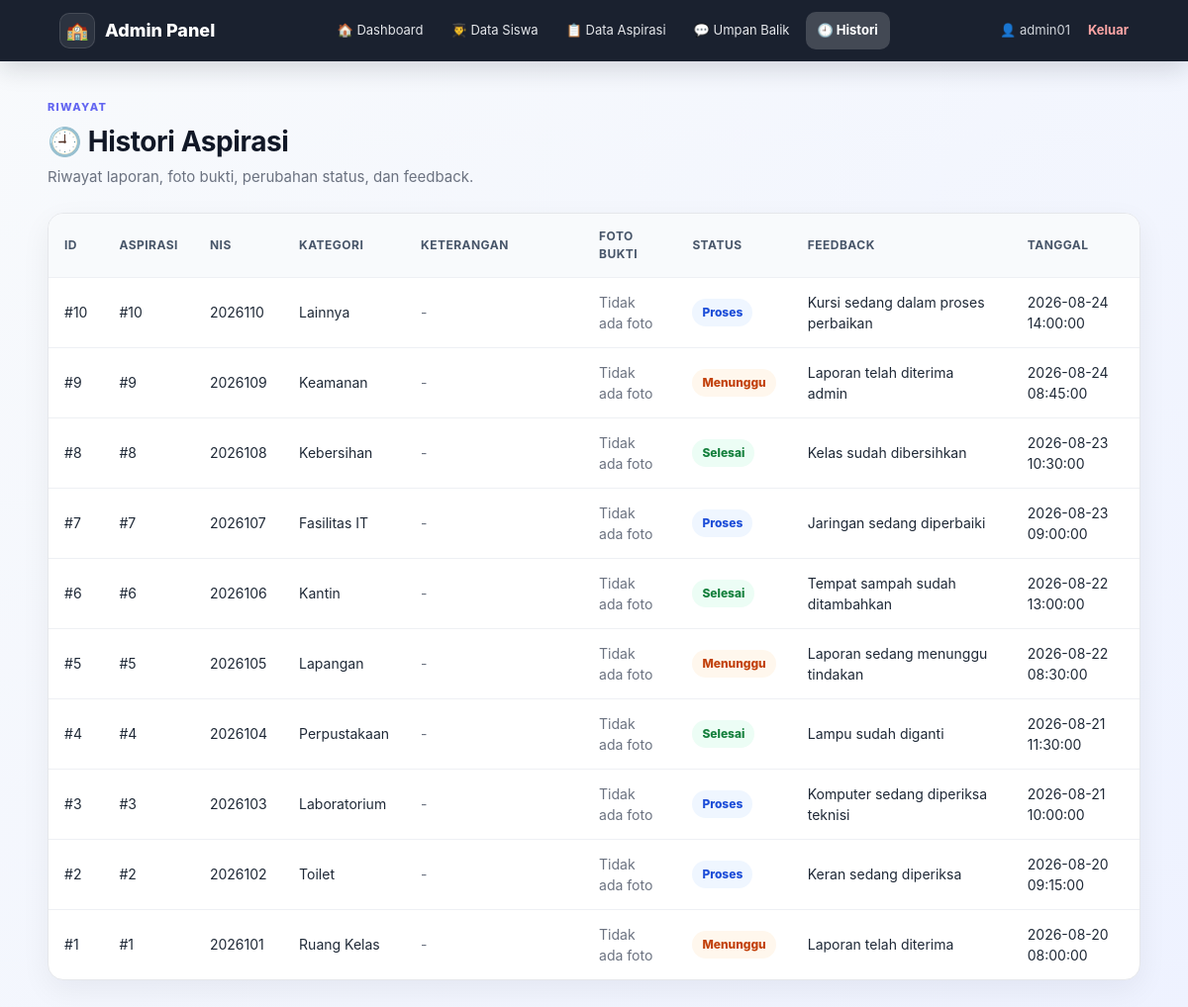
/VIEW/SISWA/v_HistoryAspirasiSiswa.php (signed in), run on the app's committed database.
### tables this page shows
CREATE TABLE `histori` (
  `id_histori` int(5) NOT NULL,
  `id_aspirasi` int(5) NOT NULL,
  `status` enum('Menunggu','Proses','Selesai') NOT NULL,
  `feedback` varchar(255) DEFAULT NULL,
  `tanggal` datetime NOT NULL
);

CREATE TABLE `aspirasi` (
  `id_aspirasi` int(5) NOT NULL,
  `nis` int(10) NOT NULL,
  `id_admin` int(5) DEFAULT NULL,
  `status` enum('Menunggu','Proses','Selesai') NOT NULL DEFAULT 'Menunggu',
  `id_kategori` int(5) NOT NULL,
  `feedback` varchar(255) DEFAULT NULL,
  `foto` varchar(255) DEFAULT NULL,
  `keterangan` text DEFAULT NULL
);

CREATE TABLE `kategori` (
  `id_kategori` int(5) NOT NULL,
  `ket_kategori` varchar(30) NOT NULL
);

### MODEL/config.php (called while the page is built)
<?php
return [
    'host'     => 'sql312.infinityfree.com',
    'username' => 'if0_43450748',
    'password' => 'iUnXVzwah8q6ml',
    'database' => 'if0_43450748_sarpas_final',
    'port'     => 3306,
    'charset'  => 'utf8mb4',
];

### MODEL/m_koneksi.php (called while the page is built, shortened)
<?php
class Koneksi
{
    public function __construct()
    {
        $config = require __DIR__ . '/config.php';
        $host = (string) ($config['host'] ?? 'localhost');
        $username = (string) ($config['username'] ?? 'root');
        $password = (string) ($config['password'] ?? '');
        $database = (string) ($config['database'] ?? 'sarpras');
        $port = isset($config['port']) ? (int) $config['port'] : 3306;
        $db = @new mysqli($host, $username, $password, $database, $port);
        $charset = (string) ($config['charset'] ?? 'utf8mb4');
        $this->koneksi = $db;
    }
}

### MODEL/m_histori.php (called while the page is built, shortened)
<?php
require_once __DIR__ . '/m_koneksi.php';
class Histori
{
    private mysqli $db;
    public function __construct()
    {
        $this->db = (new Koneksi())->koneksi;
    }
    public function getAll(): array
    {
        $sql = "SELECT
                    h.id_histori,
                    h.id_aspirasi,
                    a.nis,
                    s.kelas,
                    a.id_kategori,
                    k.ket_kategori,
                    a.foto,
                    a.keterangan,
                    h.status,
                    h.feedback,
                    h.tanggal
                FROM histori h
                JOIN aspirasi a
                    ON h.id_aspirasi = a.id_aspirasi
                JOIN siswa s
                    ON a.nis = s.nis
                JOIN kategori k
                    ON a.id_kategori = k.id_kategori
                ORDER BY
                    h.tanggal DESC,
                    h.id_histori DESC";
        $r = $this->db->query($sql);
        return $r
            ? $r->fetch_all(MYSQLI_ASSOC)
            : [];
    }
}

### VIEW/SISWA/v_HistoryAspirasiSiswa.php (the view, shortened to what this page needs)
<?php
require_once __DIR__ . '/../../MODEL/m_histori.php';
require_once __DIR__ . '/../../template/layout.php';
$h = new Histori();
$isAdmin = isset($_SESSION['admin']);
$data = $isAdmin ? $h->getAll() : $h->getBySiswa((int) $_SESSION['nis']);
renderHead('Histori Aspirasi');
renderNavbar($isAdmin ? 'admin' : 'siswa', 'histori');
?>
<main>
    <div class="page-head">
        <div>
            <span class="eyebrow">Riwayat</span>
            <h1>🕘 Histori Aspirasi</h1>
            <p>Riwayat laporan, foto bukti, perubahan status, dan feedback.</p>
        </div>
    </div>
    <section class="table-card">
        <div class="table-wrap">
            <table>
                <thead>
                    <tr>
                        <th>ID</th>
                        <th>Aspirasi</th>
                        <th>NIS</th>
                        <th>Kategori</th>
                        <th>Keterangan</th>
                        <th>Foto Bukti</th>
                        <th>Status</th>
                        <th>Feedback</th>
                        <th>Tanggal</th>
                    </tr>
                </thead>
                <tbody>
                <?php foreach ($data as $r): ?>
                    <tr>
                        <td>#<?= (int) $r['id_histori'] ?></td>
                        <td>#<?= (int) $r['id_aspirasi'] ?></td>
                        <td><?= e($r['nis']) ?></td>
                        <td><?= e($r['ket_kategori'] ?? '-') ?></td>
                        <td class="td-note"><?= !empty($r['keterangan']) ? nl2br(e($r['keterangan'])) : '<span class="muted">-</span>' ?></td>
                        <td>
                            <?php if (!empty($r['foto'])): ?>
                                <a class="thumb-link" href="../../ASSETS/GAMBAR/<?= rawurlencode($r['foto']) ?>" target="_blank" title="Klik untuk melihat foto">
                                    <img class="thumb" src="../../ASSETS/GAMBAR/<?= rawurlencode($r['foto']) ?>" alt="Bukti kerusakan">
                                    <small>Klik foto</small>
                                </a>
                            <?php else: ?>
                                <span class="muted">Tidak ada foto</span>
                            <?php endif; ?>
                        </td>
                        <td><?= badgeStatus($r['status']) ?></td>
                        <td class="td-note"><?= e($r['feedback'] ?? '-') ?></td>
                        <td><?= e($r['tanggal']) ?></td>
                    </tr>
                <?php endforeach; ?>
                </tbody>
            </table>
        </div>
    </section>
</main>
<?php renderFoot(); ?>

### template/layout.php (shortened to what this page needs)
<?php
function e($value): string
{
    return htmlspecialchars((string) $value, ENT_QUOTES, 'UTF-8');
}
function appRoot(): string
{
    return rtrim(dirname(dirname(dirname($_SERVER['SCRIPT_NAME']))), '/');
}
function menuNavigasi(string $role): array
{
    $view = appRoot() . '/VIEW';
    if ($role === 'admin') {
        return [
            'dashboard' => ['🏠 Dashboard',     $view . '/ADMIN/v_dasbord_admin.php'],
            'siswa'     => ['👨‍🎓 Data Siswa',   $view . '/ADMIN/v_DaftarSiswa.php'],
            'aspirasi'  => ['📋 Data Aspirasi', $view . '/ADMIN/v_DataAspirasi.php'],
            'umpan'     => ['💬 Umpan Balik',   $view . '/ADMIN/UmpanBalik.php'],
            'histori'   => ['🕘 Histori',       $view . '/SISWA/v_HistoryAspirasiSiswa.php'],
        ];
    }
    return [
        'dashboard' => ['🏠 Dashboard',      $view . '/SISWA/dasbord_siswa.php'],
        'kirim'     => ['➕ Kirim Aspirasi', $view . '/SISWA/v_form_aspirasi.php'],
        'laporan'   => ['📋 Aspirasi Saya',  $view . '/SISWA/daftar_laporan.php'],
        'histori'   => ['🕘 Histori',        $view . '/SISWA/v_HistoryAspirasiSiswa.php'],
        'profil'    => ['👤 Profil',         $view . '/SISWA/profil_siswa.php'],
    ];
}
function renderHead(string $judul, string $kelasBody = ''): void
{
    $app = appRoot();
    ?>
<!doctype html>
<html lang="id">
<head>
    <link rel="stylesheet" href="<?= e($app) ?>/ASSETS/modern.css">
</head>
<body<?= $kelasBody !== '' ? ' class="' . e($kelasBody) . '"' : '' ?>>
<?php
}
function renderNavbar(string $role, string $aktif): void
{
    $menu = menuNavigasi($role);
    $brand = $role === 'admin' ? 'Admin Panel' : 'Siswa Panel';
    $beranda = $menu['dashboard'][1];
    $logout = appRoot() . '/CONTROLLER/c_auth.php?logout=1';
    if ($role === 'admin') {
        $info = '👤 ' . ($_SESSION['username'] ?? 'Admin');
    } else {
        $info = '🎓 NIS ' . ($_SESSION['nis'] ?? '-') . ' · ' . ($_SESSION['kelas'] ?? '-');
    }
    ?>
<header class="navbar">
    <a class="nav-brand" href="<?= e($beranda) ?>">
        <span class="brand-icon">🏫</span>
        <span><?= e($brand) ?></span>
    </a>
    <nav>
        <ul class="nav-menu">
            <?php foreach ($menu as $kunci => [$label, $url]): ?>
                <li>
                    <a href="<?= e($url) ?>" class="<?= $kunci === $aktif ? 'active' : '' ?>"><?= e($label) ?></a>
                </li>
            <?php endforeach; ?>
        </ul>
    </nav>
    <div class="nav-user">
        <span><?= e($info) ?></span>
        <a class="logout-link" href="<?= e($logout) ?>">Keluar</a>
    </div>
</header>
    <?php
}
function renderFoot(): void
{
    echo "</body>\n</html>\n";
}
function badgeStatus(string $status): string
{
    $kelas = match (strtolower($status)) {
        'proses'  => 'badge-proses',
        'selesai' => 'badge-selesai',
        default   => 'badge-menunggu',
    };
    return '<span class="badge ' . $kelas . '">' . e($status) . '</span>';
}

### ASSETS/modern.css (style rules this page uses)
:root { --primary: #4f46e5; --primary-2: #7c3aed; --ink: #111827; --text: #1f2937; --muted: #6b7280; --line: #e5e7eb; --line-soft: #eef0f4; --surface: #ffffff; --ok: #15803d; --ok-bg: #f0fdf4; --ok-line: #bbf7d0; --err: #b91c1c; --err-bg: #fef2f2; --err-line: #fecaca; --radius: 16px; --shadow: 0 10px 30px rgba(17, 24, 39, .06); }
*, *::before, *::after { box-sizing: border-box; }
html { scroll-behavior: smooth; -webkit-text-size-adjust: 100%; }
body { margin: 0; min-height: 100vh; font-family: Inter, "Segoe UI", system-ui, Arial, sans-serif; font-size: 15px; line-height: 1.5; color: var(--text); background: linear-gradient(135deg, #f8fafc, #eef2ff); }
a { color: inherit; }
.navbar { position: sticky; top: 0; z-index: 20; display: flex; flex-wrap: wrap; align-items: center; gap: 18px; padding: 12px 5%; color: #fff; background: rgba(17, 24, 39, .96); backdrop-filter: blur(12px); box-shadow: 0 8px 25px rgba(17, 24, 39, .15); }
.nav-brand { display: flex; align-items: center; gap: 10px; font-size: 18px; font-weight: 800; color: #fff; text-decoration: none; white-space: nowrap; }
.brand-icon { display: grid; place-items: center; width: 36px; height: 36px; border-radius: 10px; background: rgba(255, 255, 255, .08); border: 1px solid rgba(255, 255, 255, .12); }
.navbar nav { flex: 1; min-width: 0; }
.nav-menu { display: flex; flex-wrap: wrap; justify-content: center; gap: 4px; margin: 0; padding: 0; list-style: none; }
.nav-menu a { display: block; padding: 9px 12px; border-radius: 10px; font-size: 13px; color: #e5e7eb; text-decoration: none; transition: background .2s, color .2s; }
.nav-menu a.active { background: rgba(255, 255, 255, .18); color: #fff; font-weight: 700; }
.nav-user { display: flex; align-items: center; gap: 10px; font-size: 13px; color: #d1d5db; white-space: nowrap; }
.logout-link { margin-left: 8px; font-weight: 700; color: #fca5a5; text-decoration: none; }
main { width: min(1180px, 92%); margin: 34px auto 60px; }
.page-head { display: flex; flex-wrap: wrap; justify-content: space-between; align-items: flex-end; gap: 20px; margin-bottom: 24px; }
.page-head h1 { margin: 0 0 4px; font-size: 28px; letter-spacing: -.4px; color: var(--ink); }
.page-head p { margin: 0; color: var(--muted); }
.eyebrow { display: inline-block; margin-bottom: 6px; font-size: 11px; font-weight: 800; letter-spacing: .12em; text-transform: uppercase; color: #6366f1; }
.table-card { overflow: hidden; background: var(--surface); border: 1px solid var(--line); border-radius: var(--radius); box-shadow: var(--shadow); }
.table-wrap { overflow-x: auto; }
table { width: 100%; min-width: 720px; border-collapse: collapse; }
th, td { padding: 14px 16px; text-align: left; vertical-align: middle; font-size: 14px; border-bottom: 1px solid var(--line-soft); }
th { font-size: 12px; text-transform: uppercase; letter-spacing: .04em; color: #475569; background: #f8fafc; }
tbody tr:last-child td { border-bottom: 0; }
.td-note { min-width: 180px; }
.badge { display: inline-flex; padding: 5px 10px; border-radius: 999px; font-size: 12px; font-weight: 800; white-space: nowrap; }
.badge-menunggu { background: #fff7ed; color: #c2410c; }
.badge-proses { background: #eff6ff; color: #1d4ed8; }
.badge-selesai { background: #ecfdf5; color: #15803d; }
.muted { color: var(--muted); }

### data on the page
histori: id_histori "10", id_aspirasi "10", id_aspirasi.nis "2026110", kategori.ket_kategori "Lainnya", status "Proses", feedback "Kursi sedang dalam proses perbaikan", tanggal "2026-08-24 14:00:00"
histori: id_histori "9", id_aspirasi "9", id_aspirasi.nis "2026109", kategori.ket_kategori "Keamanan", status "Menunggu", feedback "Laporan telah diterima admin", tanggal "2026-08-24 08:45:00"
histori: id_histori "8", id_aspirasi "8", id_aspirasi.nis "2026108", kategori.ket_kategori "Kebersihan", status "Selesai", feedback "Kelas sudah dibersihkan", tanggal "2026-08-23 10:30:00"
histori: id_histori "7", id_aspirasi "7", id_aspirasi.nis "2026107", kategori.ket_kategori "Fasilitas IT", status "Proses", feedback "Jaringan sedang diperbaiki", tanggal "2026-08-23 09:00:00"
histori: id_histori "6", id_aspirasi "6", id_aspirasi.nis "2026106", kategori.ket_kategori "Kantin", status "Selesai", feedback "Tempat sampah sudah ditambahkan", tanggal "2026-08-22 13:00:00"
histori: id_histori "5", id_aspirasi "5", id_aspirasi.nis "2026105", kategori.ket_kategori "Lapangan", status "Menunggu", feedback "Laporan sedang menunggu tindakan", tanggal "2026-08-22 08:30:00"
histori: id_histori "4", id_aspirasi "4", id_aspirasi.nis "2026104", kategori.ket_kategori "Perpustakaan", status "Selesai", feedback "Lampu sudah diganti", tanggal "2026-08-21 11:30:00"
histori: id_histori "3", id_aspirasi "3", id_aspirasi.nis "2026103", kategori.ket_kategori "Laboratorium", status "Proses", feedback "Komputer sedang diperiksa teknisi", tanggal "2026-08-21 10:00:00"
histori: id_histori "2", id_aspirasi "2", id_aspirasi.nis "2026102", kategori.ket_kategori "Toilet", status "Proses", feedback "Keran sedang diperiksa", tanggal "2026-08-20 09:15:00"
histori: id_histori "1", id_aspirasi "1", id_aspirasi.nis "2026101", kategori.ket_kategori "Ruang Kelas", status "Menunggu", feedback "Laporan telah diterima", tanggal "2026-08-20 08:00:00"

### other printed values
$brand "Admin Panel"
$label "🏠 Dashboard"
$label "👨‍🎓 Data Siswa"
$label "📋 Data Aspirasi"
$label "💬 Umpan Balik"
$label "🕘 Histori"
$info "👤 admin01"
